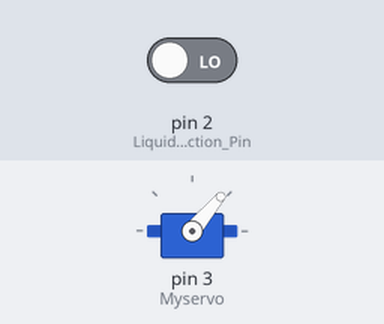
Recording of a sketch running on a simulated Arduino Uno, built with avr-gcc and run on an emulated ATmega328P. Parts: servo. Inputs (shaded band) come from the test bench; at power-on: pin 2 (Liquid_Detection_Pin) LOW. What the sketch prints to the serial monitor is not drawn.

Above: at 9.5 s.
9.6 s: pin 2 (Liquid_Detection_Pin) driven HIGH
At 9.8 s:
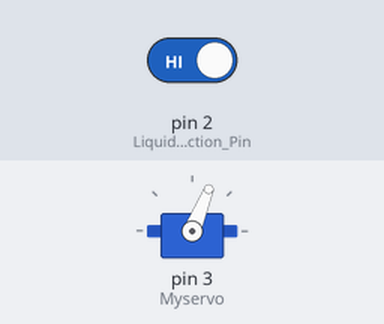
At 11.1 s:
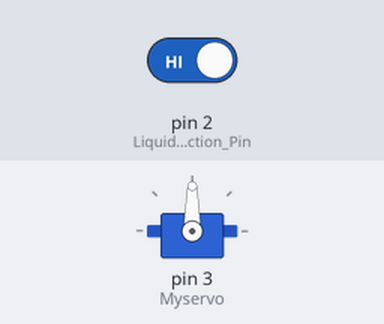
Timing chart, 0 to 12.6 s (numbered marks = the images above; inputs shaded):
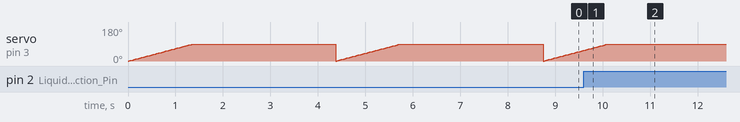

Measured:
- after the input at 9.6 s, servo on pin 3 (Myservo): goes on until 10.1 s, then stays 90°
- by itself, servo on pin 3 (Myservo): ramps from 0° to 90° and jumps back, once every 4.4 s

The sketch:

SILINE_MONITOR.ino
```cpp
#define Liquid_Detection_Pin 2

#include<Servo.h>
Servo Myservo;
int pos;
void setup() {
  Serial.begin(9600);
  pinMode(Liquid_Detection_Pin, INPUT);
  Myservo.attach(3);
}

void loop() {

  if (digitalRead(Liquid_Detection_Pin))
  {
    Serial.println("Liquid Detected!");
  }
  else
  {
    Serial.println("No Liquid!");
    for(pos=0;pos<=90;pos++)
    {
       Myservo.write(pos);
       delay(15);
    }
    delay(1000);
    for(pos=90;pos<=0;pos++)
    {
       Myservo.write(pos);
       delay(15);
    }
    delay(1000);
  }

  delay(1000);
}
```
